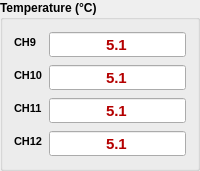
          <widget class="QGroupBox" name="groupBox_2">
           <property name="font">
            <font>
             <pointsize>9</pointsize>
             <weight>75</weight>
             <bold>true</bold>
            </font>
           </property>
           <property name="title">
            <string>Temperature (°C)</string>
           </property>
           <layout class="QGridLayout" name="gridLayout_2">
            <item row="0" column="0">
             <layout class="QFormLayout" name="formLayout_5">
              <item row="0" column="0">
               <widget class="QLabel" name="chLabel9">
                <property name="font">
                 <font>
                  <pointsize>8</pointsize>
                 </font>
                </property>
                <property name="text">
                 <string>CH9</string>
                </property>
               </widget>
              </item>
              <item row="0" column="1">
               <widget class="QDoubleSpinBox" name="ch9Value">
                <property name="palette">
                 <palette>
                  <active>
                   <colorrole role="Text">
                    <brush brushstyle="SolidPattern">
                     <color alpha="255">
                      <red>180</red>
                      <green>0</green>
                      <blue>0</blue>
                     </color>
                    </brush>
                   </colorrole>
                  </active>
                  <inactive>
                   <colorrole role="Text">
                    <brush brushstyle="SolidPattern">
                     <color alpha="255">
                      <red>180</red>
                      <green>0</green>
                      <blue>0</blue>
                     </color>
                    </brush>
                   </colorrole>
                  </inactive>
                  <disabled>
                   <colorrole role="Text">
                    <brush brushstyle="SolidPattern">
                     <color alpha="255">
                      <red>120</red>
                      <green>120</green>
                      <blue>120</blue>
                     </color>
                    </brush>
                   </colorrole>
                  </disabled>
                 </palette>
                </property>
                <property name="font">
                 <font>
                  <pointsize>11</pointsize>
                  <weight>75</weight>
                  <bold>true</bold>
                 </font>
                </property>
                <property name="locale">
                 <locale language="English" country="UnitedStates"/>
                </property>
                <property name="alignment">
                 <set>Qt::AlignCenter</set>
                </property>
                <property name="readOnly">
                 <bool>true</bool>
                </property>
                <property name="buttonSymbols">
                 <enum>QAbstractSpinBox::NoButtons</enum>
                </property>
                <property name="decimals">
                 <number>1</number>
                </property>
                <property name="value">
                 <double>5.100000000000000</double>
                </property>
               </widget>
              </item>
              <item row="1" column="0">
               <widget class="QLabel" name="chLabel10">
                <property name="font">
                 <font>
                  <pointsize>8</pointsize>
                 </font>
                </property>
                <property name="text">
                 <string>CH10</string>
                </property>
               </widget>
              </item>
              <item row="1" column="1">
               <widget class="QDoubleSpinBox" name="ch10Value">
                <property name="palette">
                 <palette>
                  <active>
                   <colorrole role="Text">
                    <brush brushstyle="SolidPattern">
                     <color alpha="255">
                      <red>180</red>
                      <green>0</green>
                      <blue>0</blue>
                     </color>
                    </brush>
                   </colorrole>
                  </active>
                  <inactive>
                   <colorrole role="Text">
                    <brush brushstyle="SolidPattern">
                     <color alpha="255">
                      <red>180</red>
                      <green>0</green>
                      <blue>0</blue>
                     </color>
                    </brush>
                   </colorrole>
                  </inactive>
                  <disabled>
                   <colorrole role="Text">
                    <brush brushstyle="SolidPattern">
                     <color alpha="255">
                      <red>120</red>
                      <green>120</green>
                      <blue>120</blue>
                     </color>
                    </brush>
                   </colorrole>
                  </disabled>
                 </palette>
                </property>
                <property name="font">
                 <font>
                  <pointsize>11</pointsize>
                  <weight>75</weight>
                  <bold>true</bold>
                 </font>
                </property>
                <property name="locale">
                 <locale language="English" country="UnitedStates"/>
                </property>
                <property name="alignment">
                 <set>Qt::AlignCenter</set>
                </property>
                <property name="readOnly">
                 <bool>true</bool>
                </property>
                <property name="buttonSymbols">
                 <enum>QAbstractSpinBox::NoButtons</enum>
                </property>
                <property name="decimals">
                 <number>1</number>
                </property>
                <property name="value">
                 <double>5.100000000000000</double>
                </property>
               </widget>
              </item>
              <item row="2" column="0">
               <widget class="QLabel" name="chLabel11">
                <property name="font">
                 <font>
                  <pointsize>8</pointsize>
                 </font>
                </property>
                <property name="text">
                 <string>CH11</string>
                </property>
               </widget>
              </item>
              <item row="2" column="1">
               <widget class="QDoubleSpinBox" name="ch11Value">
                <property name="palette">
                 <palette>
                  <active>
                   <colorrole role="Text">
                    <brush brushstyle="SolidPattern">
                     <color alpha="255">
                      <red>180</red>
                      <green>0</green>
                      <blue>0</blue>
                     </color>
                    </brush>
                   </colorrole>
                  </active>
                  <inactive>
                   <colorrole role="Text">
                    <brush brushstyle="SolidPattern">
                     <color alpha="255">
                      <red>180</red>
                      <green>0</green>
                      <blue>0</blue>
                     </color>
                    </brush>
                   </colorrole>
                  </inactive>
                  <disabled>
                   <colorrole role="Text">
                    <brush brushstyle="SolidPattern">
                     <color alpha="255">
                      <red>120</red>
                      <green>120</green>
                      <blue>120</blue>
                     </color>
                    </brush>
                   </colorrole>
                  </disabled>
                 </palette>
                </property>
                <property name="font">
                 <font>
                  <pointsize>11</pointsize>
                  <weight>75</weight>
                  <bold>true</bold>
                 </font>
                </property>
                <property name="locale">
                 <locale language="English" country="UnitedStates"/>
                </property>
                <property name="alignment">
                 <set>Qt::AlignCenter</set>
                </property>
                <property name="readOnly">
                 <bool>true</bool>
                </property>
                <property name="buttonSymbols">
                 <enum>QAbstractSpinBox::NoButtons</enum>
                </property>
                <property name="decimals">
                 <number>1</number>
                </property>
                <property name="value">
                 <double>5.100000000000000</double>
                </property>
               </widget>
              </item>
              <item row="3" column="1">
               <widget class="QDoubleSpinBox" name="ch12Value">
                <property name="palette">
                 <palette>
                  <active>
                   <colorrole role="Text">
                    <brush brushstyle="SolidPattern">
                     <color alpha="255">
                      <red>180</red>
                      <green>0</green>
                      <blue>0</blue>
                     </color>
                    </brush>
                   </colorrole>
                  </active>
                  <inactive>
                   <colorrole role="Text">
                    <brush brushstyle="SolidPattern">
                     <color alpha="255">
                      <red>180</red>
                      <green>0</green>
                      <blue>0</blue>
                     </color>
                    </brush>
                   </colorrole>
                  </inactive>
                  <disabled>
                   <colorrole role="Text">
                    <brush brushstyle="SolidPattern">
                     <color alpha="255">
                      <red>120</red>
                      <green>120</green>
                      <blue>120</blue>
                     </color>
                    </brush>
                   </colorrole>
                  </disabled>
                 </palette>
                </property>
                <property name="font">
                 <font>
                  <pointsize>11</pointsize>
                  <weight>75</weight>
                  <bold>true</bold>
                 </font>
                </property>
                <property name="locale">
                 <locale language="English" country="UnitedStates"/>
                </property>
                <property name="alignment">
                 <set>Qt::AlignCenter</set>
                </property>
                <property name="readOnly">
                 <bool>true</bool>
                </property>
                <property name="buttonSymbols">
                 <enum>QAbstractSpinBox::NoButtons</enum>
                </property>
                <property name="decimals">
                 <number>1</number>
                </property>
                <property name="value">
                 <double>5.100000000000000</double>
                </property>
               </widget>
              </item>
              <item row="3" column="0">
               <widget class="QLabel" name="chLabel12">
                <property name="font">
                 <font>
                  <pointsize>8</pointsize>
                 </font>
                </property>
                <property name="text">
                 <string>CH12</string>
                </property>
               </widget>
              </item>
             </layout>
            </item>
           </layout>
          </widget>
